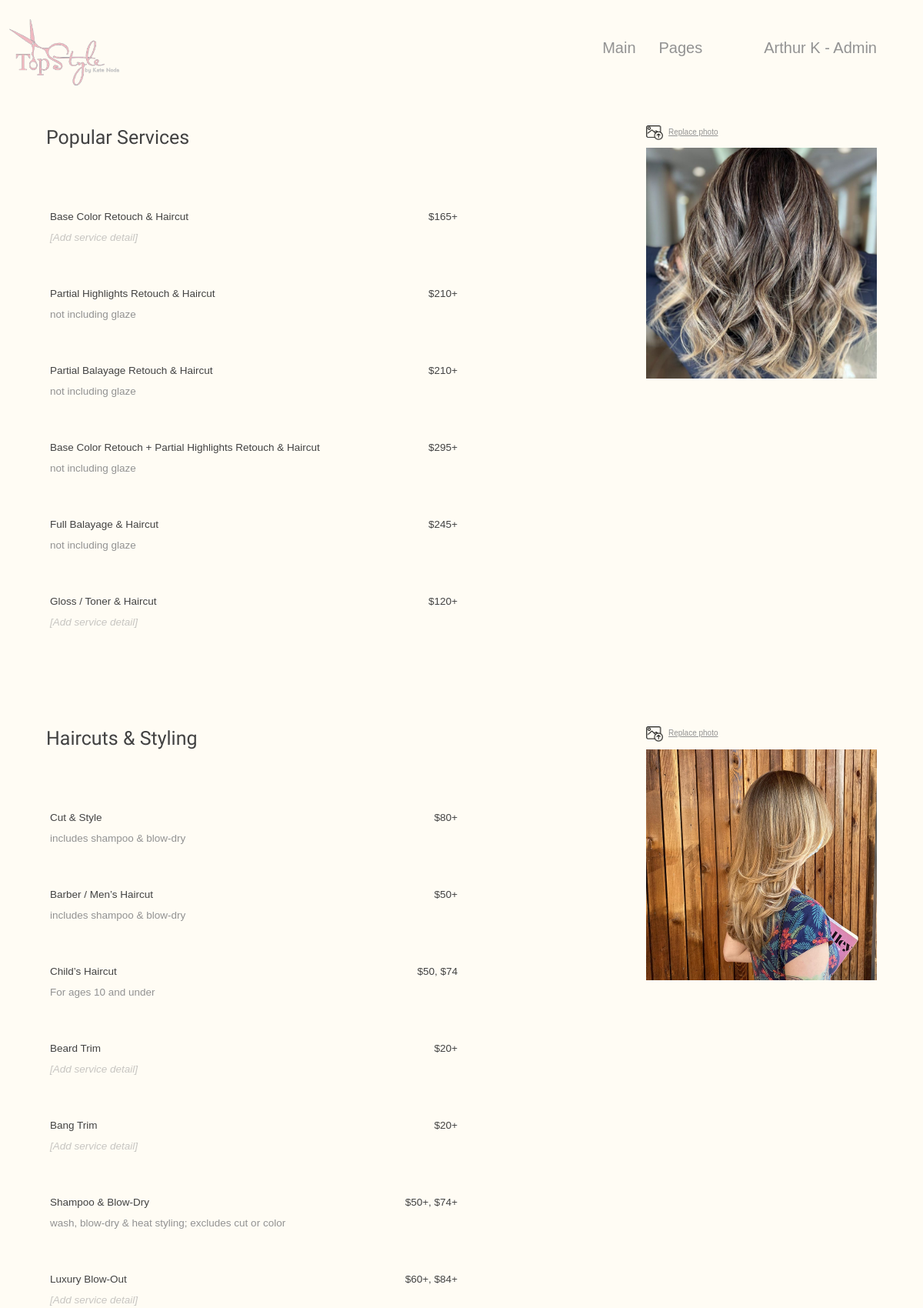
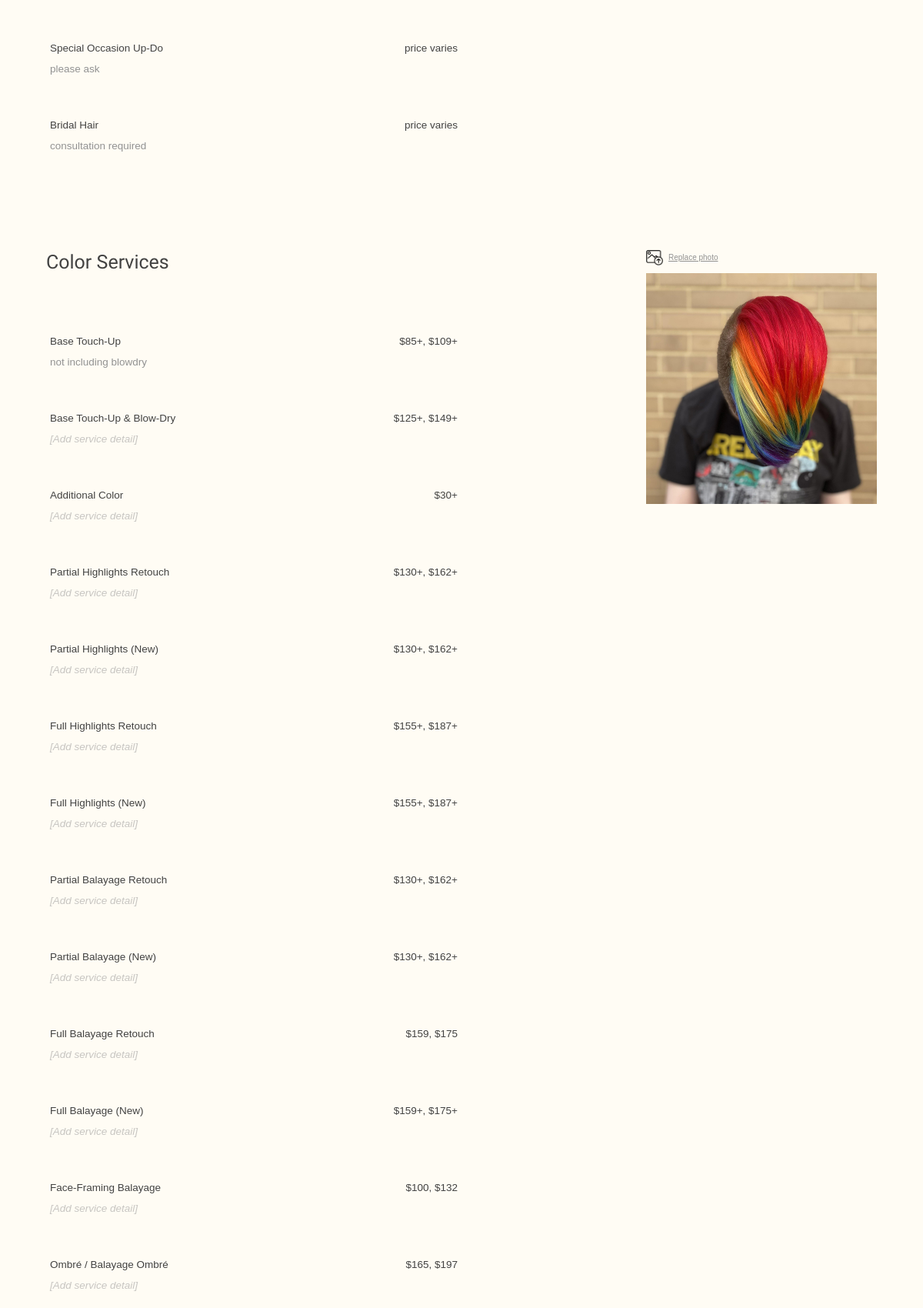
The page /dashboard/services (signed in, upper part) on the database its author committed (2 pictures, top to bottom).
### app/models.py (models this page shows, shortened)
class User(db.Model, UserMixin):
    id = db.Column(db.Integer, primary_key=True)
    firebase_uid = db.Column(db.String(128), nullable=False)
    email = db.Column(db.String(255), nullable=False)
    name = db.Column(db.String(100), nullable=False)
    role = db.Column(db.String(20), default="editor", nullable=False)
    status = db.Column(db.String(20), default="invited", nullable=False)

class Service(db.Model):
    __table_args__ = (
        db.UniqueConstraint("category", "order", name="uq_service_category_order"),
    )
    id = db.Column(db.Integer, primary_key=True)
    name = db.Column(db.Text, nullable=False)
    price = db.Column(db.Text, nullable=False)
    details = db.Column(db.Text, nullable=True)
    category = db.Column(db.String(100), nullable=False, index=True)
    order = db.Column(db.Integer, nullable=False, default=1)

class ServicesImage(db.Model):
    id = db.Column(db.Integer, primary_key=True)
    uri = db.Column(db.Text, nullable=True)
    category = db.Column(db.String(100), nullable=False, unique=True)

### app/main.py (the view)
@main.route("/dashboard/services")
@login_required
def dashboard_services():
    return render_template("/dashboard/services.html", **_get_services_page_context())

### app/main.py (called while the page is built)
def _get_services_page_context():
    services = Service.query.order_by(Service.category.asc(), Service.order.asc(), Service.id.asc()).all()
    images = ServicesImage.query.order_by(ServicesImage.category.asc(), ServicesImage.id.asc()).all()
    services_by_category = {}
    for service in services:
        services_by_category.setdefault(service.category, []).append(service)
    images_by_category = {image.category: image.uri for image in images}
    return {
        "services_by_category": services_by_category,
        "images_by_category": images_by_category,
    }

@main.before_request
def clear_trailing_slashes():
    if request.path != '/' and request.path.endswith('/'):
            return redirect(request.path[:-1])

### app/templates/dashboard/services.html (shortened to what this page needs)
﻿{% extends "dashboard/base.html" %}
{% block styles %}
<link rel="stylesheet" href="../static/dashboard/styles/services.css" />
{% endblock %}
{% block content %}
{% for cat in categories %}
<section class="services-section">
    <div class="services-container">
        <h1 class="italiana-regular service-heading">{{ cat.label }}</h1>
        {% for service in services_by_category.get(cat.key, []) %}
        <div class="service">
            <div class="service-flex" data-service-id="{{ service.id }}" data-category="{{ cat.key }}"
                data-service-order="{{ service.order }}">
                <p class="service-name">{{ service.name }}</p>
                <div class="service-price">{{ service.price }}</div>
            </div>
            <div class="service-details">{{ service.details if service.details is not none else '' }}</div>
        </div>
        {% endfor %}
    </div>
    <div class="category-image-container">
        <div class="edit-caption">
            <img src="../static/assets/dashboard/image-icon.png" alt="Image icon" class="content-icon">
            <h4 class="edit-caption-text actionable" id="{{ cat.btn_id }}">Replace photo</h4>
        </div>
        <form id="{{ cat.form_id }}" action="#" method="POST" enctype="multipart/form-data"
            data-category="{{ cat.key }}">
            <img id="{{ cat.img_id }}" src="{{ images_by_category.get(cat.key, '') }}" class="category-image"
                alt="{{ cat.alt }}">
        </form>
    </div>
</section>
{% endfor %}
{% endblock %}

### app/templates/dashboard/base.html (shortened to what this page needs)
<!DOCTYPE html>
<html lang="en">
    <head>
        <link rel="stylesheet" href="../static/dashboard/styles/shared.css" />
        {% block styles %}{% endblock %}
    </head>
    <body>
        <header id="header">
            <img src="../static/assets/TopStyleLogo.png" class="top-style-logo" alt="TopStyle salon logo" />
            <nav>
                <a href="{{ url_for('main.dashboard') }}" class="nav-link">Main</a>
                <div class="pages-menu-container">
                    <h3 id="pagesMenuToggle" class="nav-link">Pages</h3>
                </div>
                <h3>{{ current_user.name }} - {{ current_user.role|capitalize }}</h3>
            </nav>
        </header>
        {% block content %}{% endblock %}
    </body>
</html>

### app/static/dashboard/styles/shared.css (style rules this page uses)
html { font-size: 10px; }
*, *::before, *::after { box-sizing: border-box; margin: 0; padding: 0; }
body { background-color: var(--background-color); color: var(--text-color-regular); font-family: var(--font-family-regular); line-height: 1.25; }
#header { display: flex; justify-content: space-between; align-items: center; }
.top-style-logo { padding-left: 1.2rem; padding-top: 1.2rem; height: 10rem; }
nav { display: flex; margin-right: 30px; }
nav a, h3 { font-size: 2rem; color: var(--text-color-light); font-weight: normal; margin-right: 30px; text-decoration: none; }
.nav-link { transition: 0.35s; }
nav > h3:last-child { padding-left: 50px; }
.pages-menu-container { position: relative; }
#pagesMenuToggle { cursor: pointer; }
.italiana-regular { font-family: "Italiana"; font-weight: 400; font-style: normal; font-size: 2.5rem; }
.edit-caption { display: flex; align-items: center; margin-bottom: 10px; }
.content-icon { width: 22px; }
.edit-caption-text { font-size: 1rem; font-family: var(--font-family-regular); font-weight: 100; color: var(--text-color-light); margin-left: 7px; }
.actionable { text-decoration: underline; cursor: pointer; }

### app/static/dashboard/styles/services.css (style rules this page uses)
.services-section { width: 90%; margin-left: -45%; position: relative; top: 50px; left: 50%; display: flex; justify-content: space-between; margin-bottom: 100px; }
.services-container { width: 50%; }
.category-image-container { display: block; }
.category-image { width: 300px; }
.service-heading { margin-bottom: 50px; }
.service-flex { color: var(--font-family-regular) }
.service-name { width: 75%; cursor: text; font-size: 1.35rem; }
.service-price { font-size: 1.35rem; cursor: text; }
.service-details { font-size: 1.35rem; cursor: text; display: inline-block; min-width: 250px; }
.service-detail-placeholder { font-style: italic; color: #92929284; }
.service-name, .service-details, .service-price { padding: 5px; outline: none; }

### app/static/shared/variables.css (style rules this page uses)
:root { --background-color: #FFFCF4; --brown: #D1C6B7; --pink: #F4C9CD; --light-pink: #F9E1DF; --text-color-bold: #000000; --text-color-regular: #424242; --text-color-light: #929292; --font-family-bold: "Italiana", sans-serif; --font-family-regular: "Montserrat", sans-serif; }

### app/static/shared/services.css (style rules this page uses)
.service { height: 10rem; }
.service-flex { display: flex; justify-content: space-between; width: 100%; }
.service-name { display: block; color: var(--text-color-regular); }
.service-details { color: var(--text-color-light); }

### rows shown on the page
User: name "Arthur K", role "Admin"
Service: name "Base Color Retouch & Haircut", price "$165+"
Service: name "Partial Highlights Retouch & Haircut", price "$210+", details "not including glaze"
Service: name "Partial Balayage Retouch & Haircut", price "$210+", details "not including glaze"
Service: name "Base Color Retouch + Partial Highlights Retouch & Haircut", price "$295+", details "not including glaze"
Service: name "Full Balayage & Haircut", price "$245+", details "not including glaze"
Service: name "Gloss / Toner & Haircut", price "$120+"
ServicesImage: get (picture)
Service: name "Cut & Style", price "$80+", details "includes shampoo & blow-dry"
Service: name "Barber / Men’s Haircut", price "$50+", details "includes shampoo & blow-dry"
Service: name "Child’s Haircut", price "$50, $74", details "For ages 10 and under"
Service: name "Beard Trim", price "$20+"
Service: name "Bang Trim", price "$20+"
Service: name "Shampoo & Blow-Dry", price "$50+, $74+", details "wash, blow-dry & heat styling; excludes cut or color"
Service: name "Luxury Blow-Out", price "$60+, $84+"
Service: name "Special Occasion Up-Do", price "price varies", details "please ask"
Service: name "Bridal Hair", price "price varies", details "consultation required"
ServicesImage: get (picture)
Service: name "Base Touch-Up", price "$85+, $109+", details "not including blowdry"
Service: name "Base Touch-Up & Blow-Dry", price "$125+, $149+"
Service: name "Additional Color", price "$30+"
Service: name "Partial Highlights Retouch", price "$130+, $162+"
Service: name "Partial Highlights (New)", price "$130+, $162+"
Service: name "Full Highlights Retouch", price "$155+, $187+"
Service: name "Full Highlights (New)", price "$155+, $187+"
Service: name "Partial Balayage Retouch", price "$130+, $162+"
Service: name "Partial Balayage (New)", price "$130+, $162+"
Service: name "Full Balayage Retouch", price "$159, $175"
Service: name "Full Balayage (New)", price "$159+, $175+"
Service: name "Face-Framing Balayage", price "$100, $132"
Service: name "Ombré / Balayage Ombré", price "$165, $197"
ServicesImage: get (picture)

### other values the page prints
{{ cat.label }} "Popular Services" "Haircuts & Styling" "Color Services"
